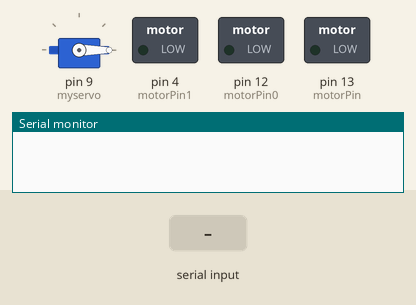
Bench run of a sketch on a simulated Arduino Mega 2560, built with avr-gcc and run on an emulated ATmega2560. Shown: servo, switched loads named in the sketch (green lamp = pin HIGH), the last lines printed to the serial monitor. Inputs (shaded band) come from the test bench.

Above: at 1.2 s.
1.3 s: "1" received over the second serial link
At 2.1 s:
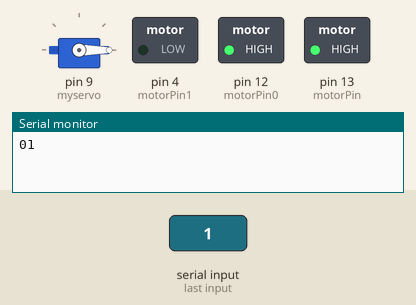
2.8 s: "0" received over the second serial link
At 3.2 s:
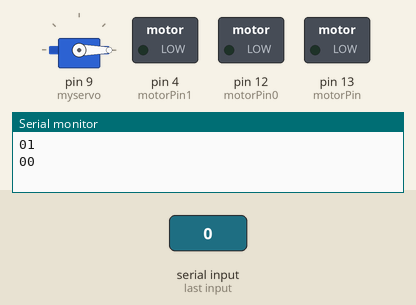
Timing chart, 0 to 5.8 s (numbered marks = the images above; inputs shaded):
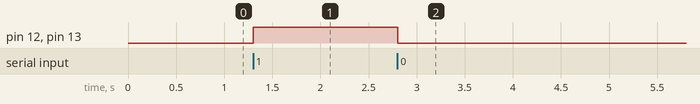

The sketch:

Receive_arduino_motor_wind.ino
```cpp
int lastS1;
int space, step1, s1;
uint8_t var = 1;
uint8_t buf_length = 0;
char buf[100] = {0};
uint8_t flag = 0;
int motorPin =  13;         //LED 接到数字 13
int motorPin1 =  4;
int motorPin0 =  12;
int val;
#include <Servo.h>
int angle = 0;
int angle1 = 0;
int count;
boolean positive;
Servo myservo;
Servo myservo1;

void setup() {
  Serial.begin(9600);
  Serial1.begin(9600);
  count = 0;
    pinMode(motorPin0, OUTPUT);
  pinMode(motorPin, OUTPUT);
  // Serial.begin(9600);    //用于调试
  pinMode(motorPin1, OUTPUT);
  myservo.attach(9);
  s1 = 0;
  step1 = 0;
  space = 0;
  flag = true;
}

void loop() {
  if (Serial.available()) {
    char inByte = Serial.read();
    Serial1.write(inByte);
  }
  if (Serial1.available()) {
    char inByte = Serial1.read();
    Serial.print(s1);
    Serial.println(inByte);
    switch (inByte) {
      case '0':
        digitalWrite(motorPin, LOW);
        digitalWrite(motorPin0, LOW);
        // delay(100);
        //  myservo.write(0);
        break;
      case '1':
        digitalWrite(motorPin, HIGH);
        digitalWrite(motorPin0, HIGH);
        /* if (s1>lastS1&&s1 == 180)
           positive = true;
          else if (s1<lastS1 && s1==0 )
           positive = false;*/
        s1 += space;
        if (s1 == 0)space = 1;
        if (s1 == 180)space = -1;


        break;
      case '2':
        digitalWrite(motorPin, LOW);
        digitalWrite(motorPin0, LOW);
        break;
      case '3':
        digitalWrite(motorPin, LOW);
        digitalWrite(motorPin0, LOW);
        break;
    }
  }
  myservo.write(s1);
  delay(3);
  //moving();
  count += 1;
  lastS1 = s1;

}

/*  int soundState1 = analogRead(soundPin1);  //读取传感器的值
   Serial.println(soundState1);    //串口打印声音传感器的值

   //如果声音值大于 10，亮灯，并持续 10s，否则关灯
  if (soundState1 > 1000) {
       digitalWrite(motorPin1, HIGH);
       myservo1.write(180);
       //myservo1.write(0);
       }else{
       digitalWrite(motorPin1, LOW);
       myservo1.write(0);
  }
       }      */
```

move.ino
```cpp
void moving() {
  if (step1 != 0) {
    if (step1 < 0) {
      step1 += space;
      s1 += space;
      myservo.write(round(s1));
    } else if (step1 > 0) {
      step1 -= space;
      s1 -= space;
      myservo.write(round(s1));
    }
  }
}
```

Measured:
- after the input at 1.3 s, pin 12 (motorPin0), pin 13 (motorPin): LOW → HIGH at once
- after the input at 2.8 s, pin 12 (motorPin0), pin 13 (motorPin): HIGH → LOW at once
